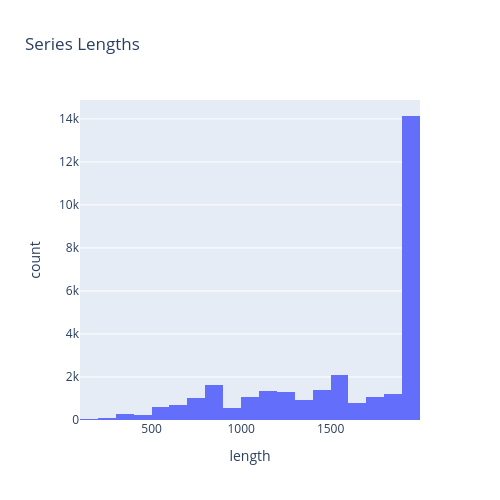

Notebook cell for this chart:
### Markdown cell above
There is plenty of data here. Almost all of the 30k series have enough data to train with, and we are likely talking billions of rows when we window (see below).

### Code cell
import plotly.express as px
import pandas as pd
series_lengths = pd.DataFrame(sales.groupby('unique_id').size(), columns=['length'])
series_lengths = series_lengths.reset_index()
fig = px.histogram(series_lengths, x='length', nbins=30, width=500, height=500, title='Series Lengths')
fig.show()

### Figure 1 — Plotly figure (JSON) as saved in the notebook; plotly's stock layout.template omitted (floating-point values rounded to 4 significant figures; data arrays with more than 128 entries replaced by an {"elided": "..."} marker saying what was removed)
{"data": [{"alignmentgroup": "True", "bingroup": "x", "hovertemplate": "length=%{x}<br>count=%{y}<extra></extra>", "legendgroup": "", "marker": {"color": "#636efa", "pattern": {"shape": ""}}, "name": "", "nbinsx": 30, "offsetgroup": "", "orientation": "v", "showlegend": false, "type": "histogram", "x": {"elided": "30490 int values"}, "xaxis": "x", "yaxis": "y"}], "layout": {"barmode": "relative", "height": 500, "legend": {"tracegroupgap": 0}, "title": {"text": "Series Lengths"}, "width": 500, "xaxis": {"anchor": "y", "domain": [0, 1], "title": {"text": "length"}}, "yaxis": {"anchor": "x", "domain": [0, 1], "title": {"text": "count"}}}}
